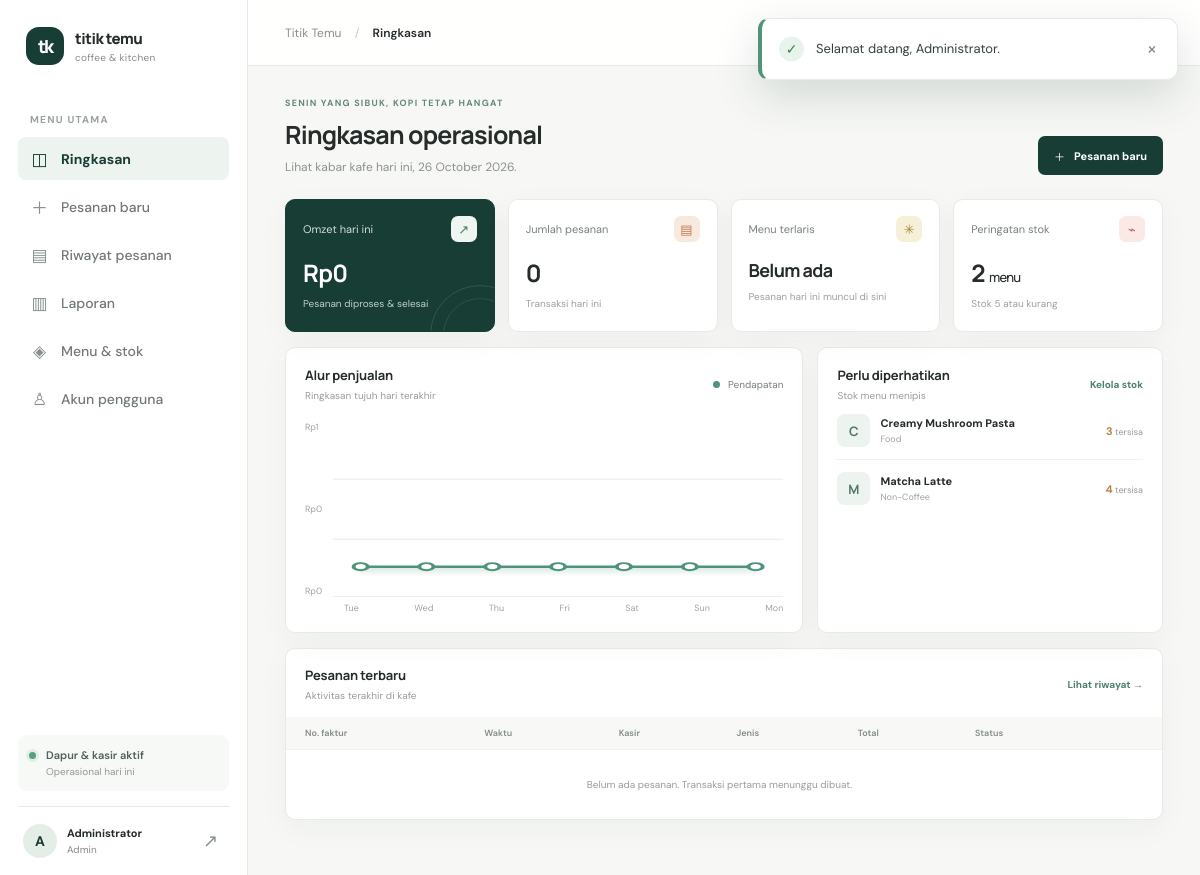
Page /?page=dashboard (signed in) on the committed database.
### tables this page shows
CREATE TABLE IF NOT EXISTS products (
  id BIGINT UNSIGNED AUTO_INCREMENT PRIMARY KEY,
  category_id BIGINT UNSIGNED NOT NULL,
  sku VARCHAR(30) NOT NULL UNIQUE,
  name VARCHAR(120) NOT NULL,
  selling_price INT UNSIGNED NOT NULL,
  cost_price INT UNSIGNED NOT NULL DEFAULT 0,
  stock INT UNSIGNED NOT NULL DEFAULT 0,
  unit VARCHAR(24) NOT NULL DEFAULT 'porsi',
  status ENUM('active','inactive') NOT NULL DEFAULT 'active',
  created_at TIMESTAMP NOT NULL DEFAULT CURRENT_TIMESTAMP,
  updated_at TIMESTAMP NOT NULL DEFAULT CURRENT_TIMESTAMP ON UPDATE CURRENT_TIMESTAMP,
  CONSTRAINT fk_products_category FOREIGN KEY(category_id) REFERENCES categories(id) ON UPDATE CASCADE ON DELETE RESTRICT,
  INDEX idx_products_status_stock(status,stock), INDEX idx_products_name(name)
);

CREATE TABLE IF NOT EXISTS categories (
  id BIGINT UNSIGNED AUTO_INCREMENT PRIMARY KEY,
  name VARCHAR(80) NOT NULL UNIQUE,
  slug VARCHAR(100) NOT NULL UNIQUE,
  status ENUM('active','inactive') NOT NULL DEFAULT 'active',
  created_at TIMESTAMP NOT NULL DEFAULT CURRENT_TIMESTAMP
);

### app/Presentation/Http/PosController.php (called while the page is built, shortened)
<?php
final class PosController
{
    public function dispatch(): void
    {
        $page=(string)($_GET['page']??(\current_user()?'dashboard':'login'));
        $config=$this->config;
        $data=$this->pageData($page);
        require dirname(__DIR__,2).'/views/layout.php';
    }
    private function pageData(string $page): array
    {
        $ownerId=\is_admin()?null:(int)\current_user()['id'];
        return match($page){
            'dashboard'=>$this->backOffice->dashboard($ownerId),
            'transaction'=>$this->backOffice->transactionCatalog(),
            'orders'=>['orders'=>$this->backOffice->orders($ownerId)],
            'receipt'=>$this->receiptPage((int)($_GET['id']??0),$ownerId),
            'reports'=>$this->backOffice->report($_GET),
            'products'=>$this->backOffice->productPage($_GET),
            'users'=>$this->backOffice->userPage($_GET),
            default=>[],
        };
    }
}

### public/index.php (called while the page is built, shortened)
<?php
require dirname(__DIR__) . '/app/bootstrap.php';
$controller->dispatch();

### app/Presentation/Support/helpers.php (called while the page is built, shortened)
<?php
function e(mixed $value): string { return htmlspecialchars((string) $value, ENT_QUOTES | ENT_SUBSTITUTE, 'UTF-8'); }
function rupiah(int|float|string $value): string { return 'Rp' . number_format((float) $value, 0, ',', '.'); }
function url(string $page = 'dashboard', array $params = []): string { return '?' . http_build_query(['page' => $page] + $params); }
function current_user(): ?array { return $_SESSION['user'] ?? null; }
function is_admin(): bool { return in_array(current_user()['role'] ?? '', ['admin', 'manager'], true); }

### app/Infrastructure/Persistence/PdoBackOfficeRepository.php (called while the page is built, shortened)
<?php
final class PdoBackOfficeRepository implements BackOfficeRepository, AuthRepository
{
    public function dashboard(?int $ownerId,int $lowStockLimit): array
    {
        $scope=$ownerId===null?'':' AND user_id=?';$args=[$ownerId===null?date('Y-m-d'):date('Y-m-d')];if($ownerId!==null)$args[]=$ownerId;
        $s=$this->pdo->prepare("SELECT COALESCE(SUM(grand_total),0) revenue,COUNT(*) orders FROM orders WHERE DATE(created_at)=? AND status IN ('processing','completed')".$scope);$s->execute($args);$kpi=$s->fetch();
        $bestScope=$ownerId===null?'':' AND o.user_id=?';$bestArgs=[date('Y-m-d')];if($ownerId!==null)$bestArgs[]=$ownerId;
        $s=$this->pdo->prepare("SELECT p.name,SUM(od.quantity) quantity FROM order_details od JOIN orders o ON o.id=od.order_id JOIN products p ON p.id=od.product_id WHERE DATE(o.created_at)=? AND o.status IN ('processing','completed')".$bestScope.' GROUP BY p.id,p.name ORDER BY quantity DESC LIMIT 1');$s->execute($bestArgs);$best=$s->fetch();
        $chartScope=$ownerId===null?'':' AND user_id=?';$s=$this->pdo->prepare("SELECT DATE(created_at) day,COALESCE(SUM(grand_total),0) total FROM orders WHERE created_at>=DATE_SUB(CURDATE(),INTERVAL 6 DAY) AND status IN ('processing','completed')".$chartScope.' GROUP BY DATE(created_at)');$s->execute($ownerId===null?[]:[$ownerId]);$chart=$s->fetchAll();
        $s=$this->pdo->prepare("SELECT p.name,p.stock,c.name category_name FROM products p JOIN categories c ON c.id=p.category_id WHERE p.status='active' AND p.stock<=? ORDER BY p.stock,p.name LIMIT 6");$s->execute([$lowStockLimit]);$low=$s->fetchAll();
        $recentScope=$ownerId===null?'':' WHERE o.user_id=?';$s=$this->pdo->prepare('SELECT o.id,o.invoice_number,o.created_at,o.grand_total,o.status,o.order_type,u.full_name cashier FROM orders o JOIN users u ON u.id=o.user_id'.$recentScope.' ORDER BY o.created_at DESC LIMIT 6');$s->execute($ownerId===null?[]:[$ownerId]);
        return ['kpi'=>$kpi,'best'=>$best,'chart'=>$chart,'low'=>$low,'recent'=>$s->fetchAll()];
    }
}

### app/Application/Services/BackOfficeService.php (called while the page is built, shortened)
<?php
final class BackOfficeService
{
    public function dashboard(?int $ownerId): array { return $this->repository->dashboard($ownerId, (int) $this->config['low_stock_limit']); }
}

### app/views/dashboard.php (the view, shortened to what this page needs)
<?php
$days=[];for($i=6;$i>=0;$i--){$d=date('Y-m-d',strtotime("-$i days"));$days[$d]=0;}foreach($data['chart'] as $r)$days[$r['day']]=(int)$r['total'];$max=max(1,...array_values($days));$points=[];$ix=0;$left=14;$right=214;$step=count($days)>1?($right-$left)/(count($days)-1):0;foreach($days as $v){$x=$left+$ix*$step;$y=18+(1-($v/$max))*132;$points[]=round($x,1).','.round($y,1);$ix++;}$line=implode(' ',$points);$area='14,160 '.$line.' 214,160';
?><div class="page-heading"><div><p class="eyebrow">SENIN YANG SIBUK, KOPI TETAP HANGAT</p><h1>Ringkasan operasional</h1><p class="page-subtitle">Lihat kabar kafe hari ini, <?=e(date('d F Y'))?>.</p></div><a class="button button-primary" href="<?=e(url('transaction'))?>">＋ <span>Pesanan baru</span></a></div>
<section class="kpi-grid"><article class="kpi-card kpi-revenue"><div class="kpi-top"><span>Omzet hari ini</span><span class="kpi-icon">↗</span></div><strong><?=rupiah($data['kpi']['revenue'])?></strong><small>Pesanan diproses & selesai</small><div class="kpi-decoration"></div></article><article class="kpi-card"><div class="kpi-top"><span>Jumlah pesanan</span><span class="kpi-icon icon-peach">▤</span></div><strong><?=number_format((int)$data['kpi']['orders'])?></strong><small>Transaksi hari ini</small></article><article class="kpi-card"><div class="kpi-top"><span>Menu terlaris</span><span class="kpi-icon icon-yellow">✳</span></div><strong class="kpi-name"><?=e($data['best']['name']??'Belum ada')?></strong><small><?=isset($data['best']['quantity'])?(int)$data['best']['quantity'].' porsi terjual hari ini':'Pesanan hari ini muncul di sini'?></small></article><article class="kpi-card"><div class="kpi-top"><span>Peringatan stok</span><span class="kpi-icon icon-red">⌁</span></div><strong><?=count($data['low'])?> <span class="small-unit">menu</span></strong><small>Stok <?=e($config['low_stock_limit'])?> atau kurang</small></article></section>
<div class="dashboard-grid"><section class="panel chart-panel"><div class="panel-head"><div><h2>Alur penjualan</h2><p>Ringkasan tujuh hari terakhir</p></div><span class="legend"><i></i> Pendapatan</span></div><div class="chart-wrap"><div class="chart-y"><span><?=rupiah($max)?></span><span><?=rupiah((int)($max/2))?></span><span>Rp0</span></div><svg class="sales-chart" viewBox="0 0 228 180" preserveAspectRatio="none" role="img" aria-label="Grafik omzet 7 hari"><defs><linearGradient id="fill" x1="0" x2="0" y1="0" y2="1"><stop offset="0" stop-color="#4f9479" stop-opacity=".22"/><stop offset="1" stop-color="#4f9479" stop-opacity="0"/></linearGradient></defs><path d="M<?=$area?> Z" fill="url(#fill)"/><path d="M<?=$line?>" fill="none" stroke="#4f9479" stroke-width="2.5" stroke-linecap="round" stroke-linejoin="round"/><?php foreach($points as $point):[$x,$y]=explode(',',$point);?><circle cx="<?=$x?>" cy="<?=$y?>" r="3.6" fill="#fff" stroke="#4f9479" stroke-width="2"/><?php endforeach?></svg></div><div class="chart-x"><?php foreach(array_keys($days) as $day):?><span><?=e(date('D',strtotime($day)))?></span><?php endforeach?></div></section><section class="panel low-stock-panel"><div class="panel-head"><div><h2>Perlu diperhatikan</h2><p>Stok menu menipis</p></div><a class="text-link" href="<?=e(url('products'))?>">Kelola stok</a></div><?php if(!$data['low']):?><div class="empty-state"><span>✓</span><strong>Stok aman</strong><p>Semua bahan masih di atas batas minimum.</p></div><?php else:foreach($data['low'] as $item):?><div class="stock-row"><span class="stock-thumb"><?=e(mb_strtoupper(mb_substr($item['name'],0,1)))?></span><span class="stock-name"><strong><?=e($item['name'])?></strong><small><?=e($item['category_name'])?></small></span><span class="stock-count <?=$item['stock']<=2?'stock-critical':''?>"><?=number_format($item['stock'])?><small> tersisa</small></span></div><?php endforeach;endif?></section></div>
<section class="panel recent-panel"><div class="panel-head"><div><h2>Pesanan terbaru</h2><p>Aktivitas terakhir di kafe</p></div><a class="text-link" href="<?=e(url('orders'))?>">Lihat riwayat <span>→</span></a></div><div class="table-scroll"><table><thead><tr><th>No. faktur</th><th>Waktu</th><th>Kasir</th><th>Jenis</th><th>Total</th><th>Status</th><th></th></tr></thead><tbody><?php if(!$data['recent']):?><tr><td colspan="7" class="table-empty">Belum ada pesanan. Transaksi pertama menunggu dibuat.</td></tr><?php endif?></tbody></table></div></section>

### rows in the picture
products: name "C", name "Creamy Mushroom Pasta", category.name "Food", stock "3"
products: name "M", name "Matcha Latte", category.name "Non-Coffee", stock "4"

### other values in the picture
$icon "◫"
$label "Ringkasan"
$icon "＋"
$label "Pesanan baru"
$icon "▤"
$label "Riwayat pesanan"
$icon "▥"
$label "Laporan"
$icon "◈"
$label "Menu & stok"
$icon "♙"
$label "Akun pengguna"
mb_strtoupper(mb_substr(current_user()['name'],0,1)) "A"
current_user()['name'] "Administrator"
current_user()['role'] "Admin"
